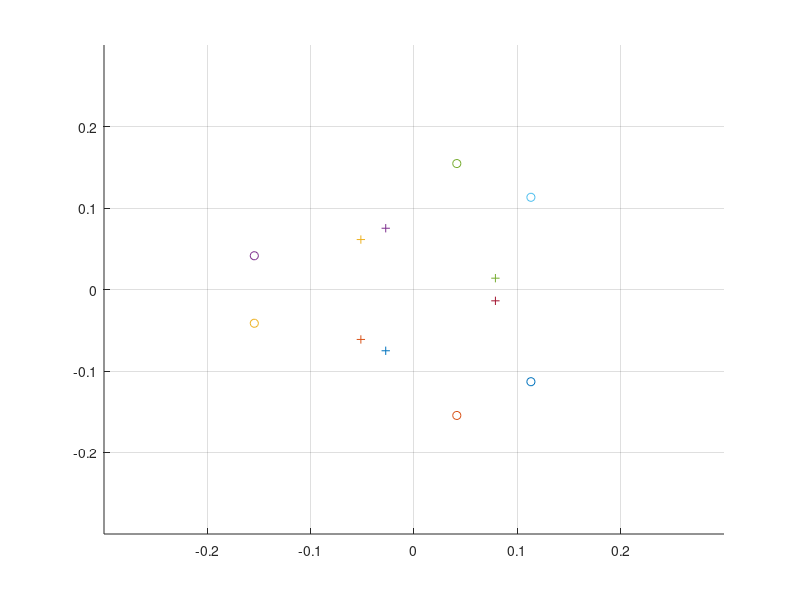

Source code (MATLAB):
clear;
clc;
%% parameters
Ph_b = 15 * pi/ 180; %% Base Offset
Ph_p = 10 * pi/ 180; %% Upper Offset
Rb   = 0.16; %% Base Radius
Rp   = 0.08; %% Upper Radius
h    = 0.16; %% Heights
%%T_Offset = [0 0.01 0.01]';
T_Offset = [0 0 0]';

% al = (10*pi)/180;
% be = (0*pi)/180;
% ga = (0*pi)/180;

 al = (10*pi)/180;
 be = (20*pi)/180;
 ga = (30*pi)/180;
%% Angles of 12 hinges(Base, Upper)
Pb1 = -pi/3 + Ph_b;
Pb2 = -pi/3 - Ph_b;
Pb3 = -pi + Ph_b;
Pb4 = -pi - Ph_b;
Pb5 = -5*pi/3 + Ph_b;
Pb6 = -5*pi/3 - Ph_b;

Pp1 = -Ph_p;
Pp2 = -2*pi/3 + Ph_p;
Pp3 = -2*pi/3 - Ph_p;
Pp4 = -4*pi/3 + Ph_p;
Pp5 = -4*pi/3 - Ph_p;
Pp6 = -2*pi + Ph_p;

%% Coordinate of 12 hinges(Base, Upper)
B1x = Rb*cos(Pb1);
B1y = Rb*sin(Pb1);

B2x = Rb*cos(Pb2);
B2y = Rb*sin(Pb2);

B3x = Rb*cos(Pb3);
B3y = Rb*sin(Pb3);

B4x = Rb*cos(Pb4);
B4y = Rb*sin(Pb4);

B5x = Rb*cos(Pb5);
B5y = Rb*sin(Pb5);

B6x = Rb*cos(Pb6);
B6y = Rb*sin(Pb6);

P1x = Rp*cos(Pp1);
P1y = Rp*sin(Pp1);

P2x = Rp*cos(Pp2);
P2y = Rp*sin(Pp2);

P3x = Rp*cos(Pp3);
P3y = Rp*sin(Pp3);

P4x = Rp*cos(Pp4);
P4y = Rp*sin(Pp4);

P5x = Rp*cos(Pp5);
P5y = Rp*sin(Pp5);

P6x = Rp*cos(Pp6);
P6y = Rp*sin(Pp6);

%% Final coordinates of the hinges(Base, Upper)
B = [B1x B2x B3x B4x B5x B6x
     B1y B2y B3y B4y B5y B6y
     0 0 0 0 0 0];
 
P = [P1x P2x P3x P4x P5x P6x
     P1y P2y P3y P4y P5y P6y
     0 0 0 0 0 0];

 %% figure Drawing in Base & Upper
figure(1);
hold on;
axis([-0.3 0.3 -0.3 0.3]);
grid on;

plot(B1x,B1y,'o-');
plot(B2x,B2y,'o-');
plot(B3x,B3y,'o-');
plot(B4x,B4y,'o-');
plot(B5x,B5y,'o-');
plot(B6x,B6y,'o-');

plot(P1x,P1y,'+');
plot(P2x,P2y,'+');
plot(P3x,P3y,'+');
plot(P4x,P4y,'+');
plot(P5x,P5y,'+');
plot(P6x,P6y,'+');

%% Calculate Target Position
Bd = [0 0 0 0 0 0
      0 0 0 0 0 0 
      h h h h h h ];
Bxi = Bd - B;
% bryant angle(ZYX)
%  Rbp = [cos(be)*cos(ga), -sin(ga)*cos(be), sin(be);
%         cos(ga)*sin(al)*sin(be)+cos(al)*sin(ga), -sin(al)*sin(ga)*sin(be)+cos(al)*cos(ga), - sin(al)*cos(be);
%         -cos(ga)*cos(al)*sin(be)+sin(al)*sin(ga), cos(al)*sin(be)*sin(ga)+sin(al)*cos(ga), cos(al)*cos(be)];

% Euler angle(XYZ)
Rbp = [cos(be)*cos(ga) sin(al)*sin(be)*cos(ga)-cos(al)*sin(ga) cos(al)*sin(be)*cos(ga)+sin(al)*sin(ga);
       cos(be)*sin(ga) sin(al)*sin(be)*sin(ga)+cos(al)*cos(ga) cos(al)*sin(be)*sin(ga)-sin(al)*cos(ga);
       -sin(be) sin(al)*cos(be) cos(al)*cos(be)];

PP1 = Rbp*P(:,1);
PP2 = Rbp*P(:,2);
PP3 = Rbp*P(:,3);
PP4 = Rbp*P(:,4);
PP5 = Rbp*P(:,5);
PP6 = Rbp*P(:,6);

S1 = Bxi(:,1) + PP1;
S2 = Bxi(:,2) + PP2;
S3 = Bxi(:,3) + PP3;
S4 = Bxi(:,4) + PP4;
S5 = Bxi(:,5) + PP5;
S6 = Bxi(:,6) + PP6;

%% Target length of the each Actuator
L1 = norm(S1);
L2 = norm(S2);
L3 = norm(S3);
L4 = norm(S4);
L5 = norm(S5);
L6 = norm(S6);



